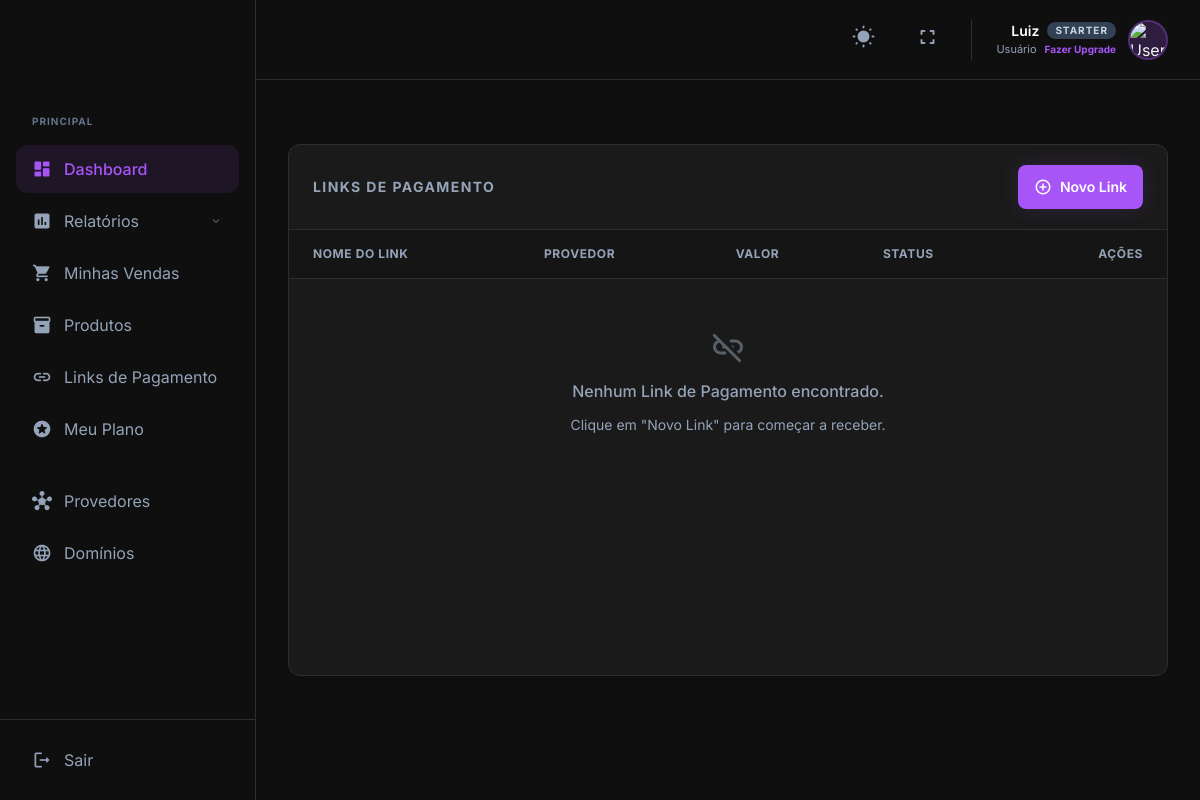
Before: /web/payment-links/index.php (signed in) with the older database file.
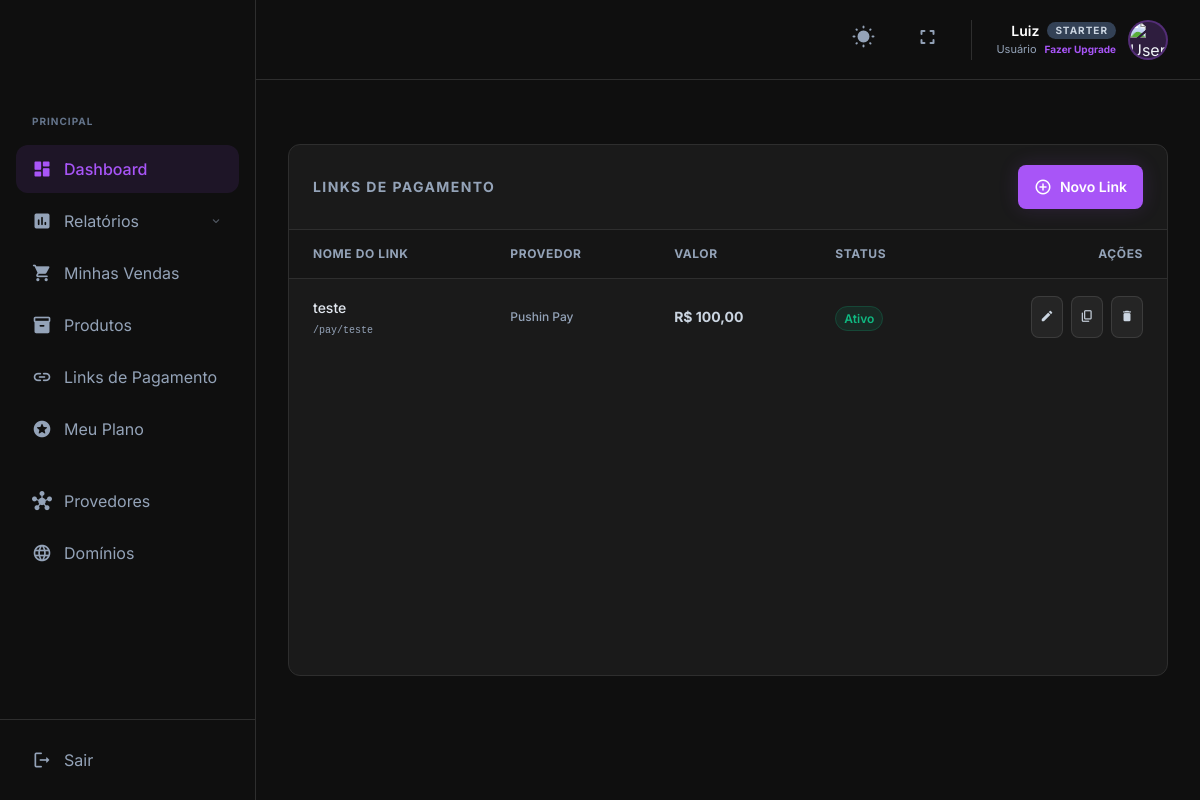
After: the same page with the newer database file.
### tables this page shows
CREATE TABLE `users` (
  `id` int(11) NOT NULL,
  `nome` varchar(255) NOT NULL,
  `email` varchar(255) NOT NULL,
  `2fa_secret` varchar(32) DEFAULT NULL,
  `2fa_active` tinyint(4) NOT NULL DEFAULT 0,
  `username` varchar(255) DEFAULT NULL,
  `senha` varchar(255) NOT NULL,
  `cpf_cnpj` varchar(255) DEFAULT '',
  `data_nascimento` date DEFAULT '1900-01-01',
  `telefone` varchar(20) DEFAULT NULL,
  `total_transacoes` int(11) DEFAULT 0,
  `permission` tinyint(4) NOT NULL,
  `avatar` varchar(255) DEFAULT NULL,
  `status` varchar(255) NOT NULL,
  `data_cadastro` datetime DEFAULT current_timestamp(),
  `ip_user` varchar(45) DEFAULT NULL,
  `transacoes_aproved` int(11) DEFAULT 0,
  `transacoes_recused` int(11) DEFAULT 0,
  `token` varchar(255) NOT NULL DEFAULT uuid(),
  `banido` tinyint(4) DEFAULT 0,
  `cliente_id` varchar(255) DEFAULT NULL,
  `user_id` varchar(255) NOT NULL,
  `cep` varchar(20) DEFAULT NULL,
  `estado` varchar(50) DEFAULT NULL,
  `cidade` varchar(100) DEFAULT NULL,
  `bairro` varchar(100) DEFAULT NULL,
  `numero_residencia` varchar(20) DEFAULT NULL,
  `complemento` varchar(100) DEFAULT NULL,
  `foto_rg_frente` varchar(255) DEFAULT NULL,
  `foto_rg_verso` varchar(255) DEFAULT NULL,
  `selfie_rg` varchar(255) DEFAULT NULL,
  `media_faturamento` varchar(50) DEFAULT NULL,
  `rua` varchar(255) DEFAULT NULL,
  `plan_id` int(11) DEFAULT 1,
  `plan_expires_at` datetime DEFAULT NULL,
  `subscription_status` varchar(20) DEFAULT 'active',
  `taxa_cash_in_padrao_padrao` decimal(10,2) DEFAULT 0.00
);

CREATE TABLE `payment_links` (
  `id` int(11) NOT NULL,
  `user_id` int(11) NOT NULL,
  `name` varchar(255) NOT NULL,
  `description` text DEFAULT NULL,
  `amount` decimal(10,2) NOT NULL,
  `editable_amount` tinyint(1) DEFAULT 0,
  `provider_id` int(11) NOT NULL,
  `slug` varchar(100) NOT NULL,
  `max_payments` int(11) DEFAULT NULL,
  `expires_at` datetime DEFAULT NULL,
  `thank_you_url` varchar(500) DEFAULT NULL,
  `status` tinyint(1) DEFAULT 1,
  `created_at` timestamp NOT NULL DEFAULT current_timestamp()
);

CREATE TABLE `user_providers` (
  `id` int(11) NOT NULL,
  `user_id` varchar(255) NOT NULL,
  `provider_name` varchar(255) NOT NULL,
  `api_key` text DEFAULT NULL,
  `api_token` text DEFAULT NULL,
  `client_id` text DEFAULT NULL,
  `client_secret` text DEFAULT NULL,
  `status` tinyint(4) DEFAULT 1,
  `created_at` timestamp NOT NULL DEFAULT current_timestamp()
);

### web/app/Services/PlanService.php (called while the page is built, shortened)
<?php
class PlanService
{
    private $conn;
    private $userId;
    private $planData;
    public function __construct($conn, $userId)
    {
        $this->conn = $conn;
        try {
            $connectionAlive = @$this->conn->ping();
        }
        catch (\Throwable $e) {
            $connectionAlive = false;
        }
        $this->userId = $userId;
        $this->loadUserData();
    }
    private function loadUserData()
    {
        $sql = "SELECT p.id as plan_id, p.name as plan_name, u.subscription_status, u.plan_expires_at
                FROM users u
                LEFT JOIN plans p ON u.plan_id = p.id
                WHERE u.id = ? OR u.user_id = ? LIMIT 1";
        $stmt = $this->conn->prepare($sql);
        $stmt->bind_param("ss", $this->userId, $this->userId);
        $stmt->execute();
        $result = $stmt->get_result();
        if ($row = $result->fetch_assoc()) {
            $this->planData = [
                'id' => $row['plan_id'] ?? 1,
                'name' => strtoupper($row['plan_name'] ?? 'STARTER')
            ];
        }
        else {
            $this->planData = ['id' => 1, 'name' => 'STARTER'];
            $this->userStatus = 'active';
            $this->expiresAt = null;
        }
    }
    public function isPro()
    {
        return $this->planData['id'] == 2;
    }
}

### web/payment-links/index.php (the view, shortened to what the rows shown need)
<?php
include '../conectarbanco.php';
$conn = new mysqli($config['db_host'], $config['db_user'], $config['db_pass'], $config['db_name']);
$email = $_SESSION['email'];
$sql = "SELECT user_id, nome, status, permission FROM users WHERE email = ?";
$stmt = $conn->prepare($sql);
$stmt->bind_param("s", $email);
$stmt->execute();
$stmt->bind_result($user_id, $nome, $status, $permission);
$sql_links = "SELECT pl.*, p.provider_name FROM payment_links pl LEFT JOIN user_providers p ON pl.provider_id = p.id WHERE pl.user_id = ? ORDER BY pl.id DESC";
$stmt = $conn->prepare($sql_links);
$stmt->bind_param("i", $user_id);
$stmt->execute();
$result = $stmt->get_result();
$links_data = [];
while ($row = $result->fetch_assoc()) {
    $links_data[] = $row;
}
?>
                        <?php
require_once __DIR__ . '/../app/Services/PlanService.php';
$planServiceLink = new \App\Services\PlanService($conn, $_SESSION['user_id'] ?? 0);
?>
<div class="bg-white dark:bg-surface-dark rounded-xl border border-slate-200 dark:border-border-dark overflow-hidden flex flex-col h-full min-h-[500px]">
    <div class="px-6 py-5 border-b border-slate-200 dark:border-border-dark flex items-center justify-between flex-wrap gap-4">
        <h2 class="text-sm font-bold uppercase tracking-widest text-slate-500 dark:text-slate-400">Links de Pagamento</h2>
    </div>
    <div class="flex-1 overflow-x-auto">
        <table class="w-full text-left">
            <thead class="bg-slate-50/50 dark:bg-black/20 text-xs uppercase font-bold text-slate-500 dark:text-slate-400 tracking-wider">
                <tr>
                    <th class="px-6 py-4 border-b border-slate-200 dark:border-border-dark">Nome do Link</th>
                    <th class="px-6 py-4 border-b border-slate-200 dark:border-border-dark">Provedor</th>
                    <th class="px-6 py-4 border-b border-slate-200 dark:border-border-dark">Valor</th>
                    <th class="px-6 py-4 border-b border-slate-200 dark:border-border-dark">Status</th>
                    <th class="px-6 py-4 border-b border-slate-200 dark:border-border-dark text-right">Ações</th>
                </tr>
            </thead>
            <tbody class="divide-y divide-slate-100 dark:divide-gray-800/50">
                <?php if (count($links_data) > 0): ?>
                    <?php foreach ($links_data as $row): ?>
                        <?php
        $statusBadge = $row['status'] ? 'bg-emerald-500/10 text-emerald-500 border border-emerald-500/20' : 'bg-slate-100 text-slate-500 border border-slate-200 dark:bg-white/5 dark:text-slate-400 dark:border-white/10';
        $statusText = $row['status'] ? 'Ativo' : 'Inativo';
        $protocol = (!empty($_SERVER['HTTPS']) && $_SERVER['HTTPS'] !== 'off') ? "https://" : "http://";
        $baseUrl = $protocol . $_SERVER['HTTP_HOST'];
        $full_link = $baseUrl . "/pay/" . htmlspecialchars($row['slug']);
        $amt = $row['editable_amount'] ? 'A Definir' : 'R$ ' . number_format($row['amount'], 2, ',', '.');
        $json_data = htmlspecialchars(json_encode($row), ENT_QUOTES, 'UTF-8');
?>
                        <tr class="hover:bg-slate-50 dark:hover:bg-white/5 transition-colors">
                            <td class="px-6 py-4">
                                <span class="font-medium text-slate-700 dark:text-slate-200 text-sm"><?php echo htmlspecialchars($row['name']); ?></span>
                                <div class="text-[10px] text-slate-400 font-mono mt-1 break-all truncate max-w-[200px]" title="<?php echo $full_link; ?>">
                                    /pay/<?php echo htmlspecialchars($row['slug']); ?>
                                </div>
                            </td>
                            <td class="px-6 py-4 text-xs font-medium text-slate-600 dark:text-slate-400">
                                <?php echo htmlspecialchars(ucfirst(empty($row['provider_name']) ? 'N/A' : $row['provider_name'])); ?>
                            </td>
                            <td class="px-6 py-4 text-sm font-bold text-slate-600 dark:text-slate-300">
                                <?php echo $amt; ?>
                            </td>
                            <td class="px-6 py-4">
                                <span class="px-2 py-1 rounded-full text-xs font-semibold <?php echo $statusBadge; ?>">
                                    <?php echo $statusText; ?>
                                </span>
                            </td>
                            <td class="px-6 py-4 text-right">
                                <div class="flex justify-end gap-2">
                                    <button class="p-2 bg-slate-100 dark:bg-white/5 hover:bg-primary/10 text-slate-600 dark:text-slate-300 hover:text-primary rounded-lg transition-colors border border-slate-200 dark:border-white/10 btn-edit" title="Editar" data-json="<?php echo $json_data; ?>">
                                        <span class="material-icons-round text-sm">edit</span>
                                    </button>
                                    <button class="p-2 bg-slate-100 dark:bg-white/5 hover:bg-slate-200 dark:hover:bg-white/10 text-slate-600 dark:text-slate-300 rounded-lg transition-colors border border-slate-200 dark:border-white/10" title="Copiar Link" onclick="copyLink('<?php echo $full_link; ?>')">
                                        <span class="material-icons-round text-sm">content_copy</span>
                                    </button>
                                    <a href="delete_link.php?id=<?php echo $row['id']; ?>" onclick="return confirm('Tem certeza que deseja excluir este link?')" class="p-2 bg-slate-100 dark:bg-white/5 hover:bg-red-500/10 text-slate-600 dark:text-slate-300 hover:text-red-500 rounded-lg transition-colors border border-slate-200 dark:border-white/10" title="Excluir">
                                        <span class="material-icons-round text-sm">delete</span>
                                    </a>
                                </div>
                            </td>
                        </tr>
                    <?php
    endforeach; ?>
                <?php
endif; ?>
            </tbody>
        </table>
    </div>
</div>
<?php
include '../layouts/base_new.php';
?>

### web/layouts/components/header_new.php (shortened to what the rows shown need)
<header class="h-20 flex items-center justify-between px-8 bg-white dark:bg-background-dark border-b border-slate-200 dark:border-border-dark sticky top-0 z-40">
    <div class="flex items-center gap-6 ml-auto">
        <div class="flex items-center gap-3 pl-6 border-l border-slate-200 dark:border-border-dark">
            <div class="text-right hidden md:block">
                <div class="flex items-center justify-end gap-2 text-sm font-semibold text-slate-900 dark:text-white leading-tight">
                    <?php echo htmlspecialchars($nome); ?>
                    <span class="px-2 py-0.5 text-[10px] font-bold rounded-full uppercase tracking-widest <?php echo($planService && $planService->isPro()) ? 'bg-amber-500/20 text-amber-500 border border-amber-500/30' : 'bg-slate-200 text-slate-600 dark:bg-slate-700 dark:text-slate-300'; ?>">
                    </span>
                </div>
                <div class="flex items-center justify-end gap-2 mt-0.5">
                    <p class="text-[11px] text-slate-500 dark:text-slate-400"><?php echo($permission > 2) ? 'Administrador' : 'Usuário'; ?></p>
                    <?php if ($planService && !$planService->isPro()): ?>
                        <a href="../planos/" class="text-[10px] text-primary hover:text-primary/80 font-bold transition-colors">Fazer Upgrade</a>
                    <?php
endif; ?>
                </div>
            </div>
        </div>
    </div>
</header>

Changed rows visible on the page:
added payment_links: name "teste", slug "teste", user_providers.provider_name "Pushin Pay", amt "R$ 100,00", status "Ativo"
Other visible differences:
text no longer shown: "Nenhum Link de Pagamento encontrado. Clique em \"Novo Link\" para começar a receber."
